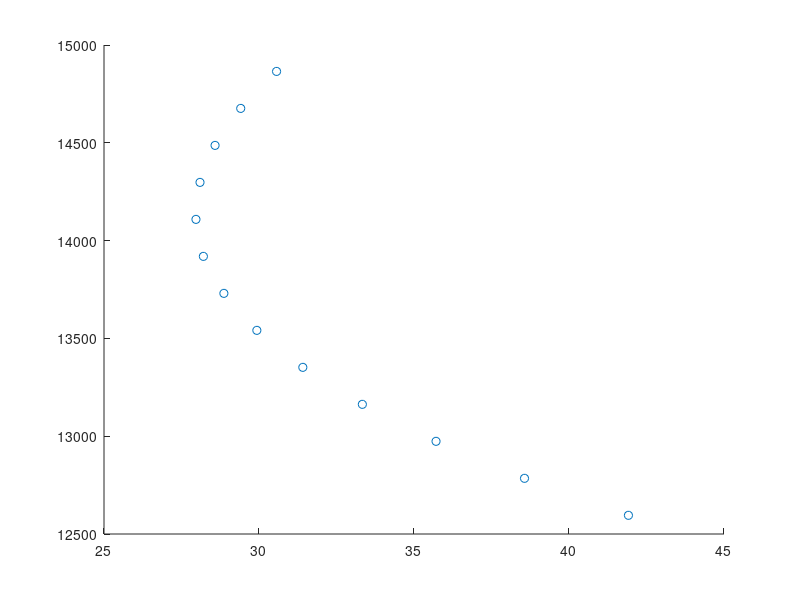

The MATLAB script that drew this image: (Note: this script raises an error after producing the figure.)
function xyz = Potato_martin()

clc; clear variables
mass_passenger=94.56;    %kg INPUT
mass_cargo=1000;         %kg INPUT
mass_fuel=4000;          %kg INPUT
OEW=11501;               %kg
g=9.81;
X_lemac=12.594;          %TIM INPUT
MAC=2.865;               %TIM INPUT


row1=6.515;              %Pos row 1                     %INPUT ot kartinkite
norm_seat=0.7874;        %spacing between normal rows   %INPUT (wdieh go u saita)
spec_seat=0.8636 ;       %spacing between 8 and 9       %INPUT ot sait

rows_y=[];
rows_y=[rows_y, row1];
r1=1:1:7;               %length till special seat
rows_y=[rows_y, row1+r1*norm_seat];

rows_y=[rows_y, rows_y(end)+spec_seat]; %special seat position

r2=1:1:4;
rows_y=[rows_y, rows_y(end)+r2*norm_seat];
rows_y_left=rows_y;                        %final rows LEFT SIDE Passengers
rows_y_right=rows_y([2:end]);              %final rows RIGHT SIDE Passengers

ypos_total=[];
ypos_total=[ypos_total, rows_y_left]    %all passengers poston in y

ypos_mat=zeros(13,3);                    %create matrix for overwriting
ypos_mat([1:end],1)=ypos_total;          %left column
ypos_mat([2:end],2)=ypos_total([2:end]); %middle column
ypos_mat([1:end],3)=ypos_total;          %right column
%% Moments
arm_OEW=X_lemac+0.3*MAC;              %ASSUMED from page 13 30%MAC from table   %%INPUT
arm_OEW1=100*(arm_OEW-X_lemac)/MAC;
moment_OEW=arm_OEW*OEW*g

arm_cargo=(12.43+24.39)./2; %From embreared documents average Page 13           %%INPUT sredno arimeti4no ot kartinkite mejdu tail i posledniq stol
moment_cargo=arm_cargo*mass_cargo*g

ZF_moment=moment_cargo+moment_OEW;
ZF_weight=(OEW+mass_cargo)*g;
ZF_cg=ZF_moment./ZF_weight
ZF_cg1=100*(ZF_cg-X_lemac)/MAC;

%% momenz FRONT TO BACK
ypos_window=zeros(13,2);                    %create matrix for overwriting
ypos_window([1:end],1)=ypos_total;          %left column
ypos_window([1:end],2)=ypos_total;          %right column

weight_rows_windows=zeros(13,2);
weight_rows_windows([1:end],1)=mass_passenger*g
weight_rows_windows([1:end],2)=mass_passenger*g
weight_rows_windows([1:1],2)=0; %zero spots
weight_rows_windows2=[]; 
for i=1:1:13 %Sum two columns
    weight_rows_windows2=[weight_rows_windows2,...
        weight_rows_windows([i],1)+weight_rows_windows([i],2)];
end
for i=2:1:13  %sum rows
    weight_rows_windows2([i])=...
        weight_rows_windows2([i])+weight_rows_windows2([i-1])
end
weight_rows_windows2=weight_rows_windows2+ZF_weight;

moment_frontback_window=zeros(2,13);
moment_frontback_window=weight_rows_windows.*ypos_window; %arm times weight
moment_frontback_window=moment_frontback_window; %PLUS ZF moment
moment_frontback_window2=[];
for i=1:1:13
    moment_frontback_window2=[moment_frontback_window2,...
        moment_frontback_window([i],1)+moment_frontback_window([i],2)];
end
for i=2:1:13
    moment_frontback_window2([i])=...
        moment_frontback_window2([i])+moment_frontback_window2([i-1]);
end
moment_frontback_window2=moment_frontback_window2+ZF_moment
x_cgs=moment_frontback_window2./weight_rows_windows2;
x_cgs=100*(x_cgs-X_lemac)/MAC;
scatter(x_cgs, weight_rows_windows2/g)
hold on
plot(x_cgs, weight_rows_windows2/g,'Color','[0.5843    0.8157    0.9882]')
line([arm_OEW1, ZF_cg1],[OEW*g/g,ZF_weight/g],'Color','blue')
line([ZF_cg1, x_cgs(1) ],[ZF_weight/g,weight_rows_windows2(1)/g ],'Color','[0.5843    0.8157    0.9882]')

%% Moements ISLE FRON TO BACK
ypos_isle=zeros(13,1);                   %create matrix for overwriting
ypos_isle([1:end],1)=ypos_total;         %left column

weight_rows_isle=zeros(13,1);
weight_rows_isle([1:end],1)=mass_passenger*g
weight_rows_isle([1:1],1)=0; %zero spots
weight_rows_isle2=[]; 
for i=1:1:13 %Sum two columns
    weight_rows_isle2=[weight_rows_isle2,...
        weight_rows_isle([i],1)];
end
for i=2:1:13  %sum rows
    weight_rows_isle2([i])=...
        weight_rows_isle2([i])+weight_rows_isle2([i-1])
end

weight_rows_isle2=weight_rows_isle2+weight_rows_windows2(end);

moment_frontback_isle=zeros(1,13);
moment_frontback_isle=weight_rows_isle.*ypos_isle; %arm times weight
moment_frontback_isle2=[];

for i=2:1:13
    moment_frontback_isle([i])=...
        moment_frontback_isle([i])+moment_frontback_isle([i-1]);
end
moment_frontback_isle2=moment_frontback_isle+moment_frontback_window2(end);
x_cgs=moment_frontback_isle2.'./weight_rows_isle2;
x_cgs=100*(x_cgs-X_lemac)/MAC;
scatter(x_cgs, weight_rows_isle2/g)
plot(x_cgs, weight_rows_isle2/g,'Color','yellow')
hold on

%% BACK TO FRONT
% back to fron windows
ypos_window=zeros(13,2);                   %create matrix for overwriting
ypos_window([1:end],1)=ypos_total;         %left column
ypos_window([1:end],2)=ypos_total;          %right column
ypos_window=flipud(ypos_window) %%%%%%%%%%% to mirror plot

weight_rows_windows=zeros(13,2);
weight_rows_windows([1:end],1)=mass_passenger*g
weight_rows_windows([1:end],2)=mass_passenger*g
weight_rows_windows([1:1],2)=0; %zero spots
weight_rows_windows=flipud(weight_rows_windows) %%%%%%%%

weight_rows_windows2=[]; 
for i=1:1:13 %Sum two columns
    weight_rows_windows2=[weight_rows_windows2,...
        weight_rows_windows([i],1)+weight_rows_windows([i],2)];
end
for i=2:1:13  %sum rows
    weight_rows_windows2([i])=...
        weight_rows_windows2([i])+weight_rows_windows2([i-1])
end
weight_rows_windows2=weight_rows_windows2+ZF_weight;

moment_frontback_window=zeros(2,13);
moment_frontback_window=weight_rows_windows.*ypos_window; %arm times weight
moment_frontback_window=moment_frontback_window; %PLUS ZF moment
moment_frontback_window2=[];
for i=1:1:13
    moment_frontback_window2=[moment_frontback_window2,...
        moment_frontback_window([i],1)+moment_frontback_window([i],2)];
end
for i=2:1:13
    moment_frontback_window2([i])=...
        moment_frontback_window2([i])+moment_frontback_window2([i-1]);
end
moment_frontback_window2=moment_frontback_window2+ZF_moment
x_cgs=moment_frontback_window2./weight_rows_windows2;
x_cgs=100*(x_cgs-X_lemac)/MAC;
scatter(x_cgs, weight_rows_windows2/g)
plot(x_cgs, weight_rows_windows2/g,'Color','green')
line([ZF_cg1, x_cgs(1) ],[ZF_weight/g,weight_rows_windows2(1)/g ],'Color','green')
hold on

%% BAck to Front ISLE
ypos_isle=zeros(13,1);                   %create matrix for overwriting
ypos_isle([1:end],1)=ypos_total;         %left column
ypos_isle=flipud(ypos_isle);

weight_rows_isle=zeros(13,1);
weight_rows_isle([1:end],1)=mass_passenger*g
weight_rows_isle([1:1],1)=0; %zero spots
weight_rows_isle=flipud(weight_rows_isle)

weight_rows_isle2=[]; %TRQBWA POSLEDNIQ RED DA SE DOBAWQ KYM GORNIQ
for i=1:1:13 %Sum two columns
    weight_rows_isle2=[weight_rows_isle2,...
        weight_rows_isle([i],1)];
end
for i=2:1:13  %sum rows
    weight_rows_isle2([i])=...
        weight_rows_isle2([i])+weight_rows_isle2([i-1])
end
weight_rows_isle2=weight_rows_isle2+weight_rows_windows2(end);

moment_frontback_isle=zeros(1,13);
moment_frontback_isle=weight_rows_isle.*ypos_isle; %arm times weight
moment_frontback_isle2=[];

for i=2:1:13
    moment_frontback_isle([i])=...
        moment_frontback_isle([i])+moment_frontback_isle([i-1]);
end
moment_frontback_isle2=moment_frontback_isle+moment_frontback_window2(end);
x_cgs=moment_frontback_isle2.'./weight_rows_isle2;
x_cgs=100*(x_cgs-X_lemac)/MAC;
scatter(x_cgs, weight_rows_isle2/g)
plot(x_cgs, weight_rows_isle2/g,'Color','red')
line([30.57, 31.13 ],[1.487*10.^(4),1.496*10.^(4) ],'Color','red') %%%REDDDD
hold on

%Fuel Part
arm_fuel=13.6;                   %assumed from page 13 from wings           %INPUT
MTOW=weight_rows_isle2(end)/g+mass_fuel+0; %365                                %correction, not needed
moment_MTOW=MTOW/arm_fuel;
arm_fuel1=100*(arm_fuel-X_lemac)/MAC;
line([x_cgs(end), arm_fuel1],[weight_rows_isle2(end)./g, MTOW],'Color','black')
title('Potato Diagram')
ylabel('mass [kg]')
xlabel('x position as % of MAC')
legend('Window','OEW to ZFW','WIndow','Isle','Isle','Payload to RM','')

xyz = "Martin's potato done";
end
